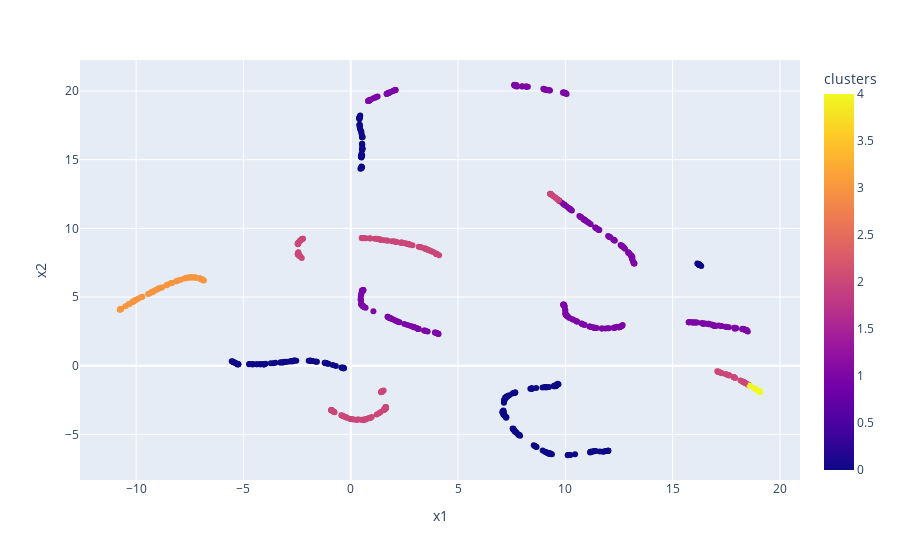
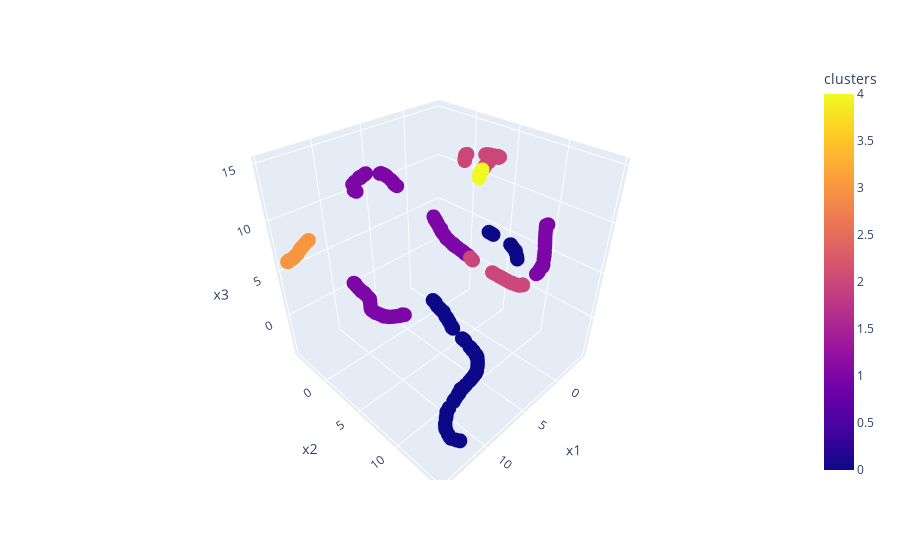

The notebook cell saved with these charts, in order:
### Markdown cell above
#### Visualize using UMAP

### Code cell
from umap import UMAP
import plotly.express as px

umap_2d = UMAP(n_components=2, init='random', random_state=0)
umap_output_2d = umap_2d.fit_transform(train_api_embeddings)
umap_dataframe_2d = pd.DataFrame(umap_output_2d)
umap_dataframe_2d['cluster'] = kmeans.predict(train_api_embeddings)
umap_dataframe_2d.columns = ['x1','x2', 'cluster']

umap_3d = UMAP(n_components=3, init='random', random_state=0)
umap_output_3d = umap_3d.fit_transform(train_api_embeddings)
umap_dataframe_3d = pd.DataFrame(umap_output_3d)
umap_dataframe_3d['cluster'] = kmeans.predict(train_api_embeddings)
umap_dataframe_3d.columns = ['x1','x2', 'x3', 'cluster']

fig_2d = px.scatter(
    umap_dataframe_2d[["x1", "x2"]], x="x1", y="x2",
    color=umap_dataframe_2d["cluster"], labels={'color': 'clusters'}
)
fig_3d = px.scatter_3d(
    umap_dataframe_3d[["x1", "x2", "x3"]], x="x1", y="x2", z="x3",
    color=umap_dataframe_3d["cluster"], labels={'color': 'clusters'}
)
fig_3d.update_traces(marker_size=5)

fig_2d.show()
fig_3d.show()

### Figure 1 — Plotly figure (JSON) as saved in the notebook; plotly's stock layout.template omitted (floating-point values rounded to 4 significant figures; data arrays with more than 128 entries replaced by an {"elided": "..."} marker saying what was removed)
{"data": [{"hovertemplate": "x1=%{x}<br>x2=%{y}<br>clusters=%{marker.color}<extra></extra>", "legendgroup": "", "marker": {"color": {"elided": "857 int values"}, "coloraxis": "coloraxis", "symbol": "circle"}, "mode": "markers", "name": "", "orientation": "v", "showlegend": false, "type": "scatter", "x": {"elided": "857 float values"}, "xaxis": "x", "y": {"elided": "857 float values"}, "yaxis": "y"}], "layout": {"coloraxis": {"colorbar": {"title": {"text": "clusters"}}, "colorscale": [[0, "#0d0887"], [0.1111, "#46039f"], [0.2222, "#7201a8"], [0.3333, "#9c179e"], [0.4444, "#bd3786"], [0.5556, "#d8576b"], [0.6667, "#ed7953"], [0.7778, "#fb9f3a"], [0.8889, "#fdca26"], [1, "#f0f921"]]}, "legend": {"tracegroupgap": 0}, "margin": {"t": 60}, "xaxis": {"anchor": "y", "domain": [0, 1], "title": {"text": "x1"}}, "yaxis": {"anchor": "x", "domain": [0, 1], "title": {"text": "x2"}}}}

### Figure 2 — Plotly figure (JSON) as saved in the notebook; plotly's stock layout.template omitted (floating-point values rounded to 4 significant figures; data arrays with more than 128 entries replaced by an {"elided": "..."} marker saying what was removed)
{"data": [{"hovertemplate": "x1=%{x}<br>x2=%{y}<br>x3=%{z}<br>clusters=%{marker.color}<extra></extra>", "legendgroup": "", "marker": {"color": {"elided": "857 int values"}, "coloraxis": "coloraxis", "size": 5, "symbol": "circle"}, "mode": "markers", "name": "", "scene": "scene", "showlegend": false, "type": "scatter3d", "x": {"elided": "857 float values"}, "y": {"elided": "857 float values"}, "z": {"elided": "857 float values"}}], "layout": {"coloraxis": {"colorbar": {"title": {"text": "clusters"}}, "colorscale": [[0, "#0d0887"], [0.1111, "#46039f"], [0.2222, "#7201a8"], [0.3333, "#9c179e"], [0.4444, "#bd3786"], [0.5556, "#d8576b"], [0.6667, "#ed7953"], [0.7778, "#fb9f3a"], [0.8889, "#fdca26"], [1, "#f0f921"]]}, "legend": {"tracegroupgap": 0}, "margin": {"t": 60}, "scene": {"domain": {"x": [0, 1], "y": [0, 1]}, "xaxis": {"title": {"text": "x1"}}, "yaxis": {"title": {"text": "x2"}}, "zaxis": {"title": {"text": "x3"}}}}}
